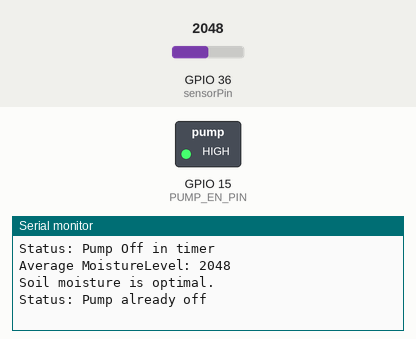
Recording of a sketch running on a simulated ESP32. Shown: switched loads named in the sketch (green lamp = pin HIGH), the last lines printed to the serial monitor. The test bench sets the inputs (shaded band); at power-on: GPIO 36 (sensorPin) = 2048.

Above: at 1.2 s.
1.3 s: GPIO 36 (sensorPin) set to 2357
At 4.2 s:
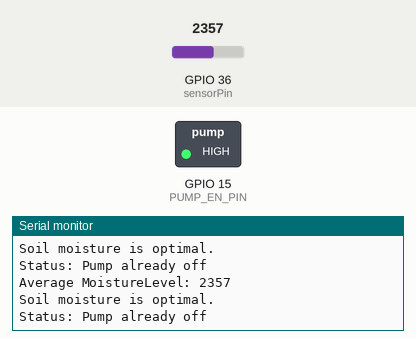
4.3 s: GPIO 36 (sensorPin) set to 2467
5.8 s: GPIO 36 (sensorPin) set to 2047
At 8.4 s:
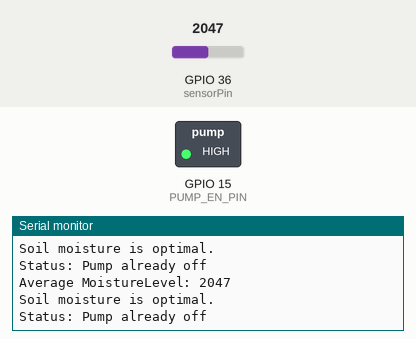
Timing chart, 0 to 9.9 s (numbered marks = the images above; inputs shaded):
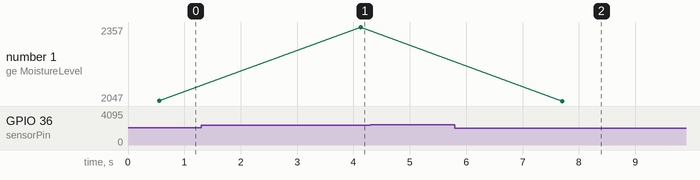

Measured:
- after the input at 1.3 s, the serial monitor: prints a new line after 2.8 s (image 1)
- after the input at 5.8 s, the serial monitor: prints a new line after 1.9 s (image 2)
- plotted number 1: 2048 → 2357 after the input at 1.3 s, 2357 → 2047 after the input at 5.8 s

The sketch:

ssmmaws_project.ino
```cpp
#include "esp32-hal-timer.h"

/*
#ifdef ESP32
  #pragma message "Compiling for ESP32"
#else
  #error "Not compiling for ESP32"
#endif
*/

/* configurations */
#define DIRECT_ADC_VAL 0
#define AVERAGE_ADC_VAL 1

#define CALCULATION_MODE AVERAGE_ADC_VAL

/* Change these values based on your observations */
#define wetSoil 1600   // Define max value we consider soil 'wet'
#define drySoil 2400   // Define min value we consider soil 'dry'
#define openAir 2860   // Define min value we consider sensor out

// Define analog input
#define sensorPin A0
#define NUM_READINGS 500
#define ON 1
#define OFF 0
#define PUMP_EN_PIN 15

hw_timer_t * timer = NULL;
portMUX_TYPE timerMux = portMUX_INITIALIZER_UNLOCKED;

volatile bool pumpStatus = false;

void IRAM_ATTR onTimer() {
  portENTER_CRITICAL_ISR(&timerMux);
  pumpStatus = false;
  digitalWrite(PUMP_EN_PIN, HIGH);
  Serial.println("Status: Pump Off in timer");
  portEXIT_CRITICAL_ISR(&timerMux);
}

void EnableTimer(){

  uint32_t desiredFrequency = 1000000; // 1MHz frequency
  timer = timerBegin(desiredFrequency);

  if (timer == NULL) {
    Serial.println("ERROR! Timer initialization failed");
  }

  timerAttachInterrupt(timer, &onTimer);
  timerAlarm(timer, 50000, false, 0);
}

void StartTimer(int iSeconds){
  timerWrite(timer, 0);                      // clear timer
  timerAlarm(timer, 1000000 * iSeconds, false, 0);  // generate one shot
}

void Pump(bool bOnOff){

  switch(bOnOff){
    case ON:
      if(!pumpStatus){
        digitalWrite(PUMP_EN_PIN, LOW);
        pumpStatus = true;
        StartTimer(5);
        Serial.println("Status: Pump On");
      }
      else
        Serial.println("Status: Pump already On");
      break;
    case OFF:
    default:
      if(pumpStatus){
        digitalWrite(PUMP_EN_PIN, HIGH);
        pumpStatus = false;
        Serial.println("Status: Pump Off");
      }
      else
        Serial.println("Status: Pump already off");
      break;
  }
}

// Read sensor data
int readSensorData(int pin) {
  return analogRead(pin);
}

// Calculate average of sensor readings
int calculateAverage(int* values, int numValues) {
  int sum = 0;
  for (int i = 0; i < numValues; i++) {
    sum += values[i];
  }
  return sum/numValues;
}

float getFilteredMean(int* data, int size, float threshold = 1.0) {
  float sum = 0;
  for (int i = 0; i < size; i++) sum += data[i];
  float mean = sum / size;

  float variance = 0;
  for (int i = 0; i < size; i++)
    variance += pow(data[i] - mean, 2);
  float stddev = sqrt(variance / size);

  // Filter and calculate mean again
  float filteredSum = 0;
  int filteredCount = 0;
  for (int i = 0; i < size; i++) {
    if (fabs(data[i] - mean) <= threshold * stddev) {
      filteredSum += data[i];
      filteredCount++;
    }
  }

  return (filteredCount > 0) ? (filteredSum / filteredCount) : mean;
}


void setup() {
  Serial.begin(9600);
  pinMode(PUMP_EN_PIN, OUTPUT);
  digitalWrite(PUMP_EN_PIN, HIGH);
  EnableTimer();
}


void loop() {

#ifdef CALCULATION_MODE

  int sensorValues[NUM_READINGS];
  int averageMoistureLevel;

  // Read and average sensor values
  for (int i = 0; i < NUM_READINGS; i++) {
    sensorValues[i] = readSensorData(sensorPin);
    delay(1);
  }
  averageMoistureLevel = getFilteredMean(sensorValues, NUM_READINGS);
  Serial.print("Average MoistureLevel: ");
  Serial.println(averageMoistureLevel);

// Determine soil moisture status
  if (averageMoistureLevel == 0){
      printf("Not powered\n");
      Pump(OFF);
  }else if (averageMoistureLevel > openAir){
      printf("Moisture sensor Error!\n");
      Pump(OFF);
  } else if (averageMoistureLevel >= drySoil) {
      printf("Soil is dry. Irrigation needed.\n");
      Pump(ON);
  } else if (averageMoistureLevel >= wetSoil && averageMoistureLevel < drySoil) {
      printf("Soil moisture is optimal.\n");
      Pump(OFF);
  } else {
      printf("Soil is wet. No irrigation needed.\n");
      Pump(OFF);
  }


#else


  // Read the Analog Input and print it
  int moisture = analogRead(sensorPin);
  Serial.print("Analog output: ");
  Serial.println(moisture);

  // Determine status of our soil
  if (moisture < wetSoil) {
    Serial.println("Status: Soil is too wet");
    Pump(OFF);
  }else if (moisture >= wetSoil && moisture < drySoil) {
    Serial.println("Status: Soil moisture is perfect");
    Pump(OFF);
  }else if (moisture >= drySoil && moisture < openAir) {
    Serial.println("Status: Soil is too dry - time to water!");
    Pump(ON);
  }else {
    Serial.println("Moisture sensor error!");
    Pump(OFF);
  }

#endif

  Serial.println();
  // Take a reading every 3 seconds
  delay(3000);
}
```
